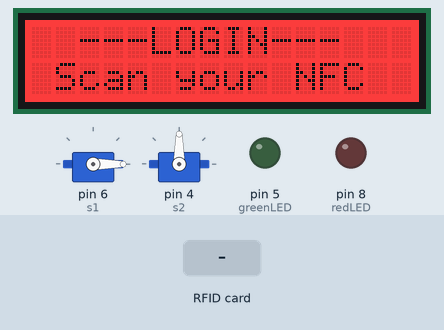
Bench run of a sketch on a simulated Arduino Uno, built with avr-gcc and run on an emulated ATmega328P. Parts: 2 × servo, 16×2 character LCD, output pins drawn as LEDs (lit = HIGH). Dashed ring = blinking. The test bench sets the inputs (shaded band). Pins used as bus, display or sensor lines are not drawn; what the sketch prints to the serial monitor is not drawn.

Above: at 1.3 s.
1.4 s: RFID card 5E 7A 19 C4 held to the reader
At 3.7 s:
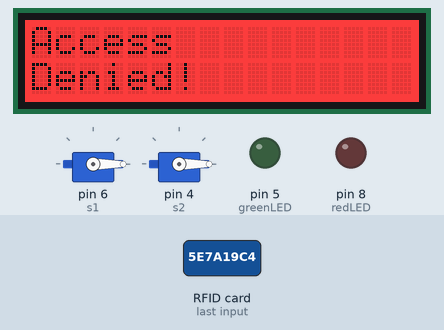
4.4 s: RFID card 5E 7A 19 C4 held to the reader
At 4.8 s:
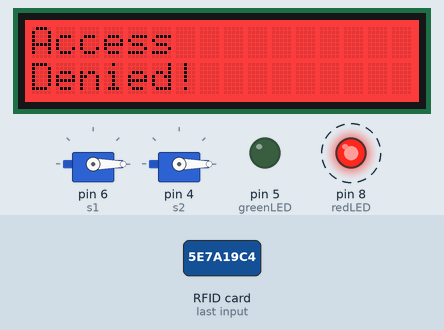
7.4 s: RFID card 5E 7A 19 C4 held to the reader
At 10.5 s:
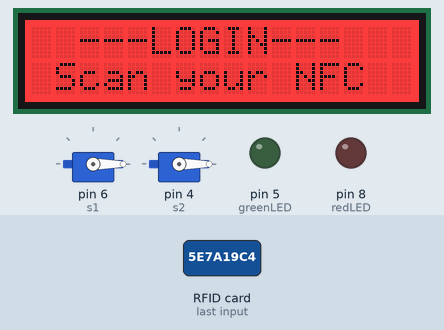
Timing chart, 0 to 12.0 s (numbered marks = the images above; inputs shaded):
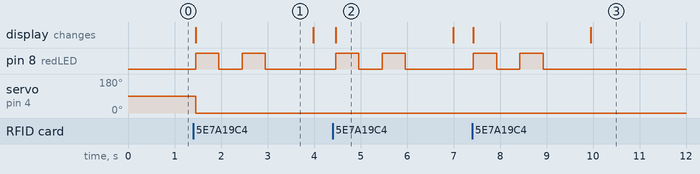

Measured:
- after the input at 1.4 s, pin 8 (redLED): alternates HIGH for 0.50 s and LOW for 0.50 s, 4 changes in all, then stays LOW, starting after 0.05 s; servo on pin 4 (s2): 90° → 0° after 0.05 s; the display: changes after 0.05 s (image 1)
- after the input at 4.4 s, pin 8 (redLED): alternates HIGH for 0.50 s and LOW for 0.50 s, 4 changes in all, then stays LOW, starting after 0.07 s; the display: changes after 0.07 s (image 2)
- after the input at 7.4 s, pin 8 (redLED): alternates HIGH for 0.50 s and LOW for 0.50 s, 4 changes in all, then stays LOW, starting at once; the display: first changes at once (image 3 shows a later state)
- what the display in image 1 shows lasts 2.5 s, from 1.5 s to 4.0 s

The sketch:

NFC_RFID_test.ino
```cpp
/*
* edited by Velleman / Patrick De Coninck
* Read a card using a mfrc522 reader on your SPI interface
* Pin layout should be as follows (on Arduino Uno - Velleman VMA100):
* MOSI: Pin 11 / ICSP-4
* MISO: Pin 12 / ICSP-1
* SCK: Pin 13 / ISCP-3
* SS/SDA (MSS on Velleman VMA405) : Pin 10
* RST: Pin 9
* VCC: 3,3V (DO NOT USE 5V, VMA405 WILL BE DAMAGED IF YOU DO SO)
* GND: GND on Arduino UNO / Velleman VMA100
* IRQ: not used
*/

// LIBRARIES
#include <SPI.h>
#include <RFID.h>
#include <Servo.h>
#include <Wire.h>
#include "rgb_lcd.h"

// LCD
rgb_lcd lcd;

const int colorR = 255;
const int colorG = 0;
const int colorB = 0;

// NFC-RFID and Servos
#define SS_PIN 10
#define RST_PIN 9
//#define SS_PIN 30
//#define RST_PIN 29

RFID rfid(SS_PIN,RST_PIN);


int power = 7;
int redLED = 8;
int greenLED = 5;
int serNum[5];
Servo s1;
Servo s2;


/*
* This integer should be the code of Your Mifare card / tag
*/
int cards[][5] = {{170,41,217,37,127}};

bool access = false;

void setup(){

    Serial.begin(9600);
    SPI.begin();
    rfid.init();
/*
* define VMA100 (UNO) pins 7 & 8 as outputs and put them LOW
*/
    pinMode(redLED, OUTPUT);
    pinMode(greenLED, OUTPUT);
    pinMode (power,OUTPUT);
    digitalWrite(redLED, LOW);
    digitalWrite(greenLED, LOW);
    digitalWrite (power,LOW);

    s1.attach(6);
    s2.attach(4);
    s1.write(0);
    s1.write(0);

    lcd.begin(16, 2);
    lcd.setRGB(colorR, colorG, colorB);

}

void loop(){
    lcd.clear();
    lcd.setCursor(2, 0);
    lcd.print("---LOGIN---");
    lcd.setCursor(1, 1);
    lcd.print("Scan your NFC");

    if(rfid.isCard()){

        if(rfid.readCardSerial()){
            Serial.print(rfid.serNum[0]);
            Serial.print(" ");
            Serial.print(rfid.serNum[1]);
            Serial.print(" ");
            Serial.print(rfid.serNum[2]);
            Serial.print(" ");
            Serial.print(rfid.serNum[3]);
            Serial.print(" ");
            Serial.print(rfid.serNum[4]);
            Serial.println("");

            for(int x = 0; x < sizeof(cards); x++){
              for(int i = 0; i < sizeof(rfid.serNum); i++ ){
                  if(rfid.serNum[i] != cards[x][i]) {
                      access = false;
                      break;
                  } else {
                      access = true;
                  }
              }
              if(access) break;
            }

        }

       if(access){
           Serial.println("---------- Welcome to Deskacito! ----------");
           //Serial.println("(Not Luis Fonsi Intended)");
           lcd.clear();
           lcd.setCursor(3, 0);
           lcd.print("Welcome to");
           lcd.setCursor(1, 1);
           lcd.print("Deskacito! ^_^");
           s1.write(180);
           s2.write(180);

/*
* Valid card : Switch ON the LED for 1000 ms (1 second)
*/
           digitalWrite(greenLED, HIGH);
           delay(1000);
/*
* Valid card : Switch ON the POWER PIN for 2000 ms (2 seconds)), the POWER PIN can activate for example a relais, controlling a doorlock)
*/
           digitalWrite(power, HIGH);
           delay(2000);
           digitalWrite(power, LOW);
           digitalWrite(greenLED, LOW);
           access = false;

      } else {
/*
* NON-Valid card : switch ON and OFF the LED twice for 0.5 seconds
*/
           Serial.println("Access Denied!");
           lcd.clear();
           lcd.print("Access");
           lcd.setCursor(0, 1);
           lcd.print("Denied!");
           s1.write(0);
           s2.write(0);
           digitalWrite(redLED, HIGH);
           delay(500);
           digitalWrite(redLED, LOW);
           delay(500);
           digitalWrite(redLED, HIGH);
           delay(500);
           digitalWrite(redLED, LOW);
           delay(1000);
       }
    }


    rfid.halt();

}
```
